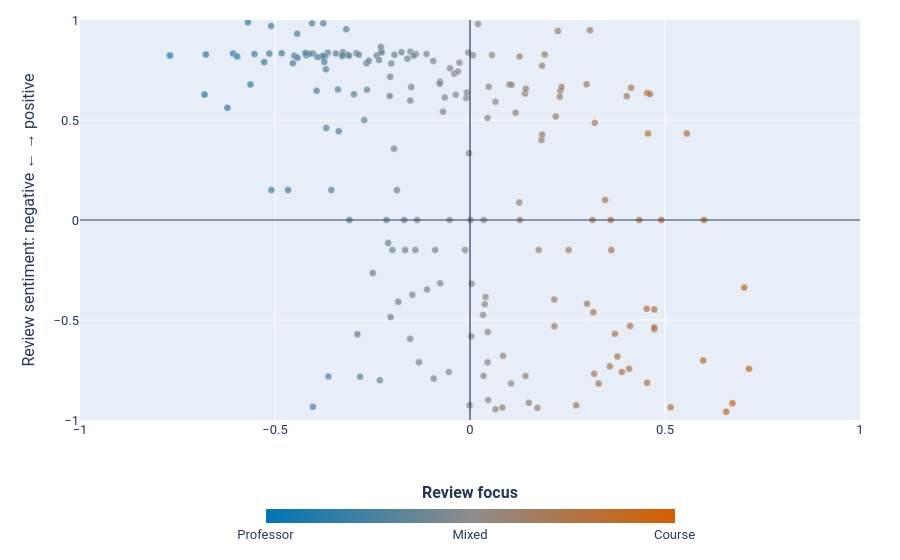

Notebook code for this chart:
### Code cell
fig = px.scatter(
    df_sample,
    x="x",
    y="y",
    color="focus_score",
    color_continuous_scale=[
        [0.0, "#0076B5"],  # professor-focused, Spec blue
        [0.5, "#8C8C8C"],  # mixed
        [1.0, "#D55E00"]   # course-focused, orange
    ],
    range_color=[-1, 1],
    custom_data=["review_wrapped"],
    title=None
)

fig.update_traces(
    hovertemplate=(
        "<b>Review excerpt</b><br><br>"
        "%{customdata[0]}"
        "<extra></extra>"
    ),
    marker=dict(
        size=7,
        opacity=0.72,
        line=dict(width=0.4, color="white")
    )
)

fig.update_layout(
    xaxis_title=None,
    yaxis_title="Review sentiment: negative ← → positive",
    height=560,
    margin=dict(l=80, r=40, t=20, b=95),
    font=dict(
        family="Roboto, Arial, sans-serif",
        size=13,
        color="#253858"
    ),
    paper_bgcolor="white",
    plot_bgcolor="#E8EEF7",
    hoverlabel=dict(
        bgcolor="white",
        font_size=13,
        font_family="Roboto, Arial, sans-serif",
        bordercolor="#253858"
    ),
    coloraxis_colorbar=dict(
        title=dict(text="<b>Review focus</b>", side="top"),
        orientation="h",
        x=0.5,
        xanchor="center",
        y=-0.15,
        yanchor="top",
        len=0.55,
        thickness=14,
        tickmode="array",
        tickvals=[-1, 0, 1],
        ticktext=[
            "Professor",
            "Mixed",
            "Course"
        ]
    )
)

fig.update_xaxes(
    range=[-1, 1],
    zeroline=False,
    showgrid=True,
    gridcolor="white",
    title_standoff=14
)

fig.update_yaxes(
    range=[-1, 1],
    zeroline=False,
    showgrid=True,
    gridcolor="white",
    title_standoff=14
)

fig.add_vline(x=0, line_width=1.2, line_color="#253858")
fig.add_hline(y=0, line_width=1.2, line_color="#253858")

fig.show()

### Figure 1 — Plotly figure (JSON) as saved in the notebook; plotly's stock layout.template omitted (floating-point values rounded to 4 significant figures; data arrays with more than 128 entries replaced by an {"elided": "..."} marker saying what was removed)
{"data": [{"customdata": {"elided": "194x1 str values"}, "hovertemplate": "<b>Review excerpt</b><br><br>%{customdata[0]}<extra></extra>", "legendgroup": "", "marker": {"color": {"elided": "194 float values"}, "coloraxis": "coloraxis", "line": {"color": "white", "width": 0.4}, "opacity": 0.72, "size": 7, "symbol": "circle"}, "mode": "markers", "name": "", "orientation": "v", "showlegend": false, "type": "scatter", "x": {"elided": "194 float values"}, "xaxis": "x", "y": {"elided": "194 float values"}, "yaxis": "y"}], "layout": {"coloraxis": {"cmax": 1, "cmin": -1, "colorbar": {"len": 0.55, "orientation": "h", "thickness": 14, "tickmode": "array", "ticktext": ["Professor", "Mixed", "Course"], "tickvals": [-1, 0, 1], "title": {"side": "top", "text": "<b>Review focus</b>"}, "x": 0.5, "xanchor": "center", "y": -0.15, "yanchor": "top"}, "colorscale": [[0, "#0076B5"], [0.5, "#8C8C8C"], [1, "#D55E00"]]}, "font": {"color": "#253858", "family": "Roboto, Arial, sans-serif", "size": 13}, "height": 560, "hoverlabel": {"bgcolor": "white", "bordercolor": "#253858", "font": {"family": "Roboto, Arial, sans-serif", "size": 13}}, "legend": {"tracegroupgap": 0}, "margin": {"b": 95, "l": 80, "r": 40, "t": 20}, "paper_bgcolor": "white", "plot_bgcolor": "#E8EEF7", "shapes": [{"line": {"color": "#253858", "width": 1.2}, "type": "line", "x0": 0, "x1": 0, "xref": "x", "y0": 0, "y1": 1, "yref": "y domain"}, {"line": {"color": "#253858", "width": 1.2}, "type": "line", "x0": 0, "x1": 1, "xref": "x domain", "y0": 0, "y1": 0, "yref": "y"}], "xaxis": {"anchor": "y", "domain": [0, 1], "gridcolor": "white", "range": [-1, 1], "showgrid": true, "title": {"standoff": 14}, "zeroline": false}, "yaxis": {"anchor": "x", "domain": [0, 1], "gridcolor": "white", "range": [-1, 1], "showgrid": true, "title": {"standoff": 14, "text": "Review sentiment: negative ← → positive"}, "zeroline": false}}}
